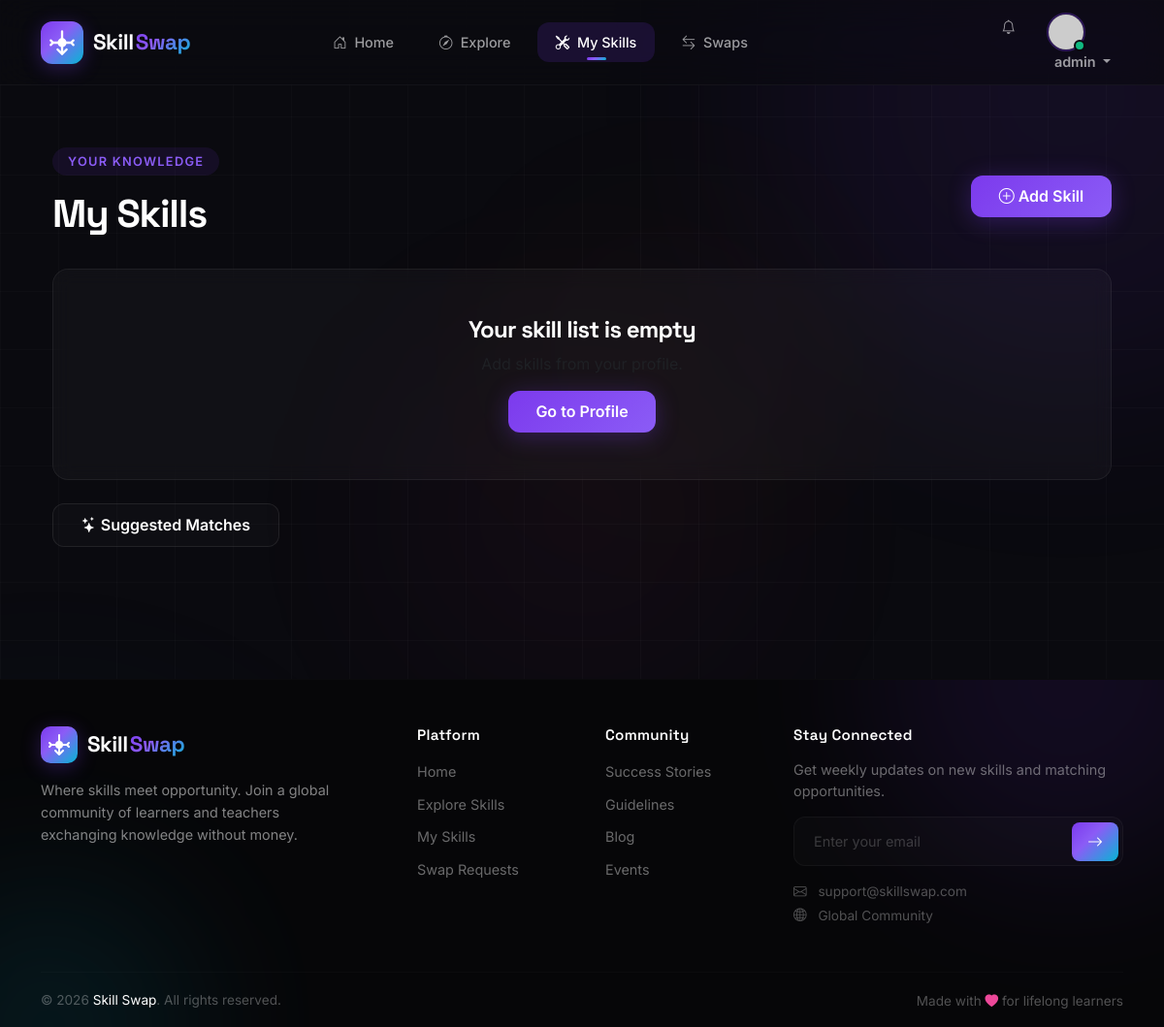
The page /skills/my-skills/ (signed in) on the database as committed earlier.
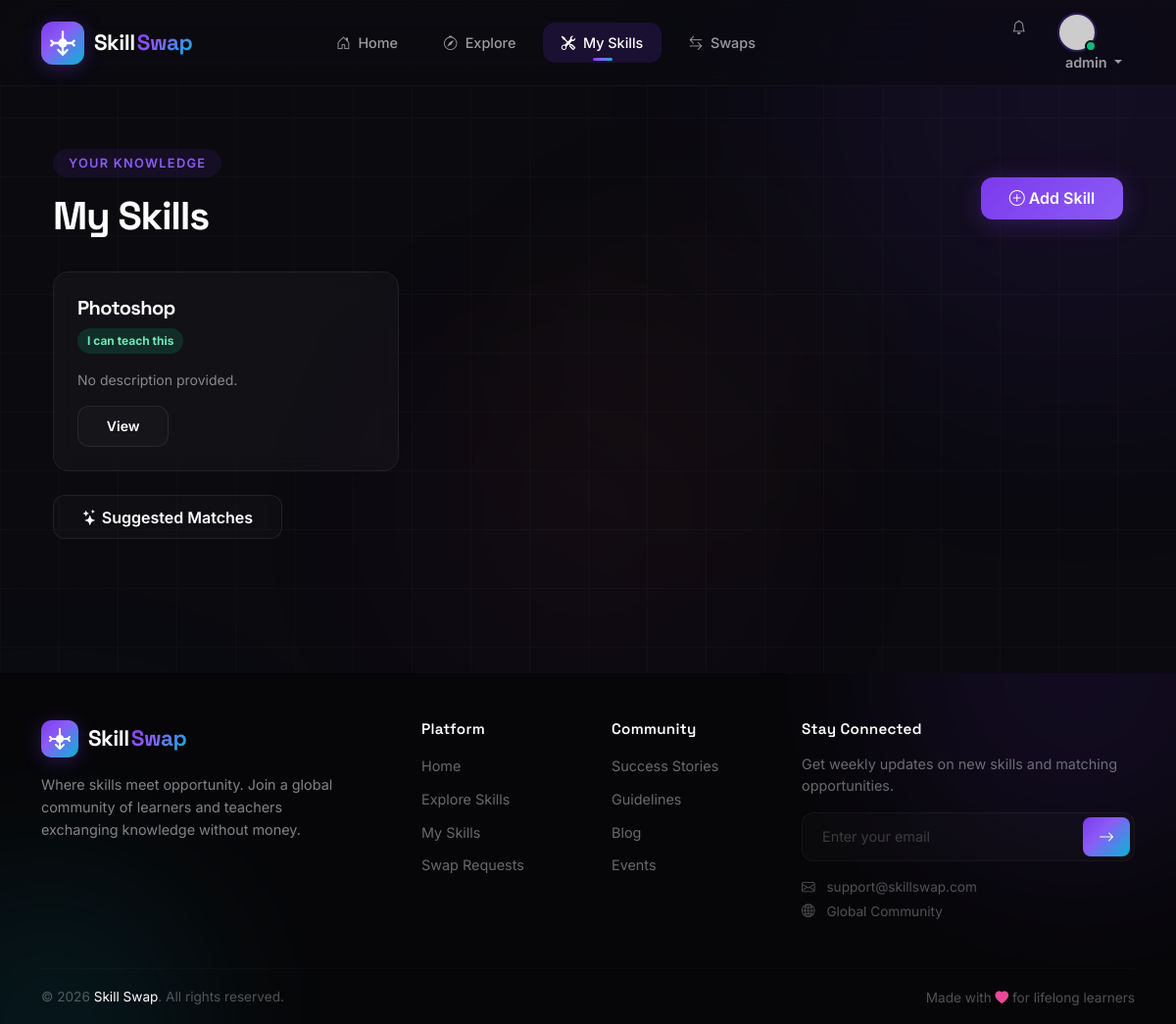
The same page on the database as committed later.
### skills/models.py (models this page shows, shortened)
class Skill(models.Model):
    SKILL_TYPES = [
        ('offer', 'I can teach this'),
        ('want', 'I want to learn this'),
    ]
    CATEGORY_CHOICES = [
        ('programming', 'Programming'),
        ('design', 'Design'),
        ('music', 'Music'),
        ('arts', 'Arts'),
        ('language', 'Language'),
        ('business', 'Business'),
        ('fitness', 'Fitness'),
        ('other', 'Other'),
    ]
    user = models.ForeignKey(User, on_delete=models.CASCADE, related_name='skills')
    name = models.CharField(max_length=100)
    category = models.CharField(max_length=50, choices=CATEGORY_CHOICES)
    skill_type = models.CharField(max_length=10, choices=SKILL_TYPES)
    description = models.TextField(max_length=500, blank=True)
    icon = models.CharField(max_length=50, default='bi bi-tools')
    color = models.CharField(max_length=100, default='linear-gradient(135deg, #7c3aed, #8b5cf6)')
    created_at = models.DateTimeField(auto_now_add=True)
    updated_at = models.DateTimeField(auto_now=True)

### skills/views.py (the view)
# urls.py: path('skills/my-skills/', views.my_skills, name='my_skills'),
@login_required
def my_skills(request):
    skills = Skill.objects.filter(user=request.user).order_by('-created_at')
    return render(request, 'skills/my_skills.html', {'skills': skills})

### swap/context_processors.py (called while the page is built)
def notification_counts(request):
    if not request.user.is_authenticated:
        return {}
    from .models import Notification, SwapRequest, Message
    return {
        'unread_swap_requests': SwapRequest.objects.filter(recipient=request.user, status='pending').count(),
        'unread_notifications': Notification.objects.filter(user=request.user, is_read=False).count(),
        'unread_messages': Message.objects.filter(recipient=request.user, is_read=False).count(),
    }

### templates/skills/my_skills.html (shortened to what this page needs)
{% extends 'base.html' %}
{% block content %}<section class="py-5"><div class="container"><div class="d-flex justify-content-between align-items-center mb-4"><div><span class="section-tag">Your knowledge</span><h1 class="text-white mt-2">My Skills</h1></div><a href="{% url 'profile' %}" class="btn btn-glow"><i class="bi bi-plus-circle me-1"></i>Add Skill</a></div><div class="row g-3">{% for skill in skills %}<div class="col-md-6 col-lg-4"><div class="glass p-4 h-100"><h5 class="text-white">{{ skill.name }}</h5><span class="status-badge {% if skill.skill_type == 'offer' %}accepted{% else %}pending{% endif %}">{{ skill.get_skill_type_display }}</span><p class="text-white-50 small mt-3">{{ skill.description|default:"No description provided."|truncatechars:100 }}</p><a href="{% url 'skill_detail' pk=skill.id %}" class="btn btn-outline-glass btn-sm">View</a></div></div>{% empty %}<div class="col-12"><div class="glass p-5 text-center"><h4 class="text-white">Your skill list is empty</h4><p class="text-muted">Add skills from your profile.</p><a href="{% url 'profile' %}" class="btn btn-glow">Go to Profile</a></div></div>{% endfor %}</div><div class="mt-4"><a href="{% url 'suggested_matches' %}" class="btn btn-outline-glass"><i class="bi bi-stars me-1"></i>Suggested Matches</a></div></div></section>{% endblock %}

Rows that differ between the two databases and show on the page:
added Skill: name "Photoshop", skill_type "I can teach this", description "No description provided."
Other text that changed with them:
text no longer shown: "Your skill list is empty Go to Profile"
